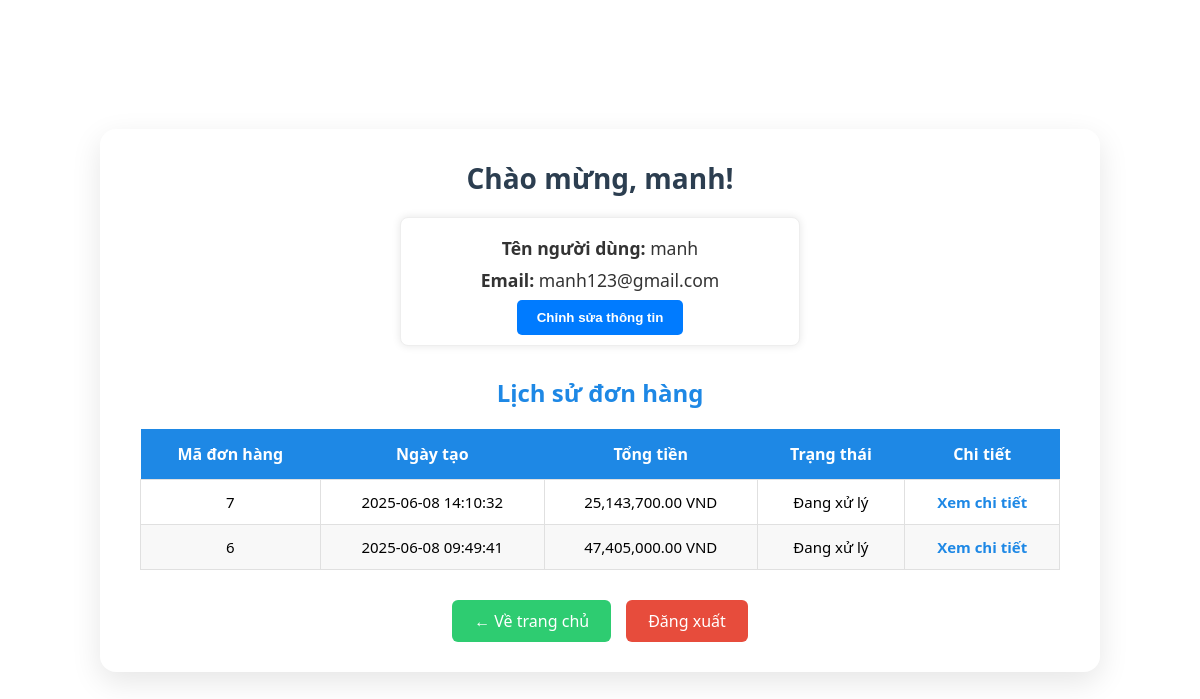
/dashboard.php (signed in), run on the app's committed database.
### tables this page shows
CREATE TABLE `users` (
  `id` int(11) NOT NULL,
  `name` varchar(255) NOT NULL,
  `email` varchar(255) NOT NULL,
  `pass` varchar(255) NOT NULL,
  `role` varchar(50) DEFAULT 'user',
  `status` enum('active','locked') NOT NULL DEFAULT 'active'
);

CREATE TABLE `orders` (
  `id` int(11) NOT NULL,
  `user_id` int(11) NOT NULL,
  `name` varchar(255) NOT NULL,
  `address` text NOT NULL,
  `phone` varchar(20) NOT NULL,
  `total` decimal(10,2) NOT NULL,
  `status` varchar(50) DEFAULT 'Đang xử lý',
  `created_at` datetime DEFAULT current_timestamp()
);

### dashboard.php (the view, shortened to what this page needs)
<?php
include('db_connect.php');
$username = $_SESSION['user'];
$sql = "SELECT * FROM users WHERE name = ? LIMIT 1";
if ($stmt = mysqli_prepare($conn, $sql)) {
    mysqli_stmt_bind_param($stmt, "s", $username);
    mysqli_stmt_execute($stmt);
    $result = mysqli_stmt_get_result($stmt);
    if (mysqli_num_rows($result) > 0) {
        $user = mysqli_fetch_assoc($result);
    } else {
        header("Location: login.php");
        exit;
    }
} else {
    die("Lỗi truy vấn cơ sở dữ liệu.");
}
$sql_orders = "SELECT * FROM orders WHERE user_id = ? ORDER BY created_at DESC";
if ($stmt_orders = mysqli_prepare($conn, $sql_orders)) {
    mysqli_stmt_bind_param($stmt_orders, "i", $user['id']);
    mysqli_stmt_execute($stmt_orders);
    $result_orders = mysqli_stmt_get_result($stmt_orders);
    $orders = mysqli_fetch_all($result_orders, MYSQLI_ASSOC);
} else {
    die("Lỗi truy vấn đơn hàng.");
}
?>
<!DOCTYPE html>
<html lang="vi">
<head>
    <link rel="stylesheet" href="./style/dashboard.css" />
</head>
<body>
    <div class="dashboard-container">
        <h1>Chào mừng, <?php echo htmlspecialchars($user['name']); ?>!</h1>
        <div id="profile-display">
            <p><strong>Tên người dùng:</strong> <?php echo htmlspecialchars($user['name']); ?></p>
            <p><strong>Email:</strong> <?php echo htmlspecialchars($user['email']); ?></p>
            <button onclick="toggleEditProfile(true)">Chỉnh sửa thông tin</button>
        </div>
        <h2>Lịch sử đơn hàng</h2>
        <?php if (count($orders) > 0): ?>
            <table>
                <thead>
                    <tr>
                        <th>Mã đơn hàng</th>
                        <th>Ngày tạo</th>
                        <th>Tổng tiền</th>
                        <th>Trạng thái</th>
                        <th>Chi tiết</th>
                    </tr>
                </thead>
                <tbody>
                    <?php foreach ($orders as $order): ?>
                        <tr>
                            <td><?php echo htmlspecialchars($order['id']); ?></td>
                            <td><?php echo htmlspecialchars($order['created_at']); ?></td>
                            <td><?php echo number_format($order['total'], 2); ?> VND</td>
                            <td><?php echo htmlspecialchars($order['status']); ?></td>
                            <td><a href="order_detail.php?order_id=<?php echo $order['id']; ?>">Xem chi tiết</a></td>
                        </tr>
                    <?php endforeach; ?>
                </tbody>
            </table>
        <?php else: ?>
            <p>Chưa có đơn hàng nào.</p>
        <?php endif; ?>
        <div class="actions">
            <a href="index.php">← Về trang chủ</a>
            <a href="logout.php">Đăng xuất</a>
        </div>
    </div>
</body>
</html>

### style/dashboard.css (style rules this page uses)
* { margin: 0; padding: 0; box-sizing: border-box; }
body { font-family: 'Segoe UI', Tahoma, Geneva, Verdana, sans-serif; background: url('https://i.pinimg.com/736x/3b/5e/aa/3b5eaafb3fc9f4aac96c94c75d18a0dc.jpg') no-repeat center center fixed; background-size: cover; display: flex; justify-content: center; align-items: center; min-height: 100vh; }
.dashboard-container { background-color: #ffffff; padding: 30px 40px; border-radius: 16px; box-shadow: 0 10px 30px rgba(0, 0, 0, 0.1); width: 95%; max-width: 1000px; text-align: center; }
.dashboard-container h1 { font-size: 28px; color: #2c3e50; margin-bottom: 10px; }
.dashboard-container p { font-size: 18px; color: #555; margin-bottom: 25px; }
.dashboard-container h2 { font-size: 24px; margin: 30px 0 20px; color: #1e88e5; }
table { width: 100%; border-collapse: collapse; margin-bottom: 30px; }
table thead th { background-color: #1e88e5; color: white; padding: 14px; font-size: 16px; }
table td { padding: 12px; font-size: 15px; border: 1px solid #e0e0e0; }
table tbody tr:nth-child(even) { background-color: #f8f8f8; }
table a { color: #1e88e5; font-weight: 600; text-decoration: none; }
.dashboard-container .actions { display: flex; justify-content: center; gap: 15px; flex-wrap: wrap; margin-top: 20px; }
.dashboard-container .actions a { font-size: 16px; color: white; background-color: #e74c3c; padding: 10px 22px; border-radius: 6px; text-decoration: none; transition: background-color 0.3s ease; }
.dashboard-container .actions a:nth-child(1) { background-color: #2ecc71; }
#profile-display, form.update-form { max-width: 420px; margin: 20px auto; padding: 20px; border-radius: 8px; box-shadow: 0 0 8px rgba(0,0,0,0.1); background-color: #fff; font-family: 'Segoe UI', Tahoma, Geneva, Verdana, sans-serif; }
#profile-display p { font-size: 1.1rem; margin: 12px 0; color: #333; }
#profile-display button { display: inline-block; padding: 10px 20px; background-color: #007BFF; color: white; border: none; border-radius: 5px; cursor: pointer; font-weight: 600; transition: background-color 0.3s ease; }

### dashboard.php (style rules this page uses)
#profile-display { margin-top: 20px; max-width: 400px; border: 1px solid #eee; padding: 10px; }
#profile-display p { margin: 8px 0; }
.actions { margin-top: 20px; }

### data on the page
users: name "manh", email "manh123@gmail.com"
orders: id "7", created_at "2025-06-08 14:10:32", total "25,143,700.00", status "Đang xử lý"
orders: id "6", created_at "2025-06-08 09:49:41", total "47,405,000.00", status "Đang xử lý"
